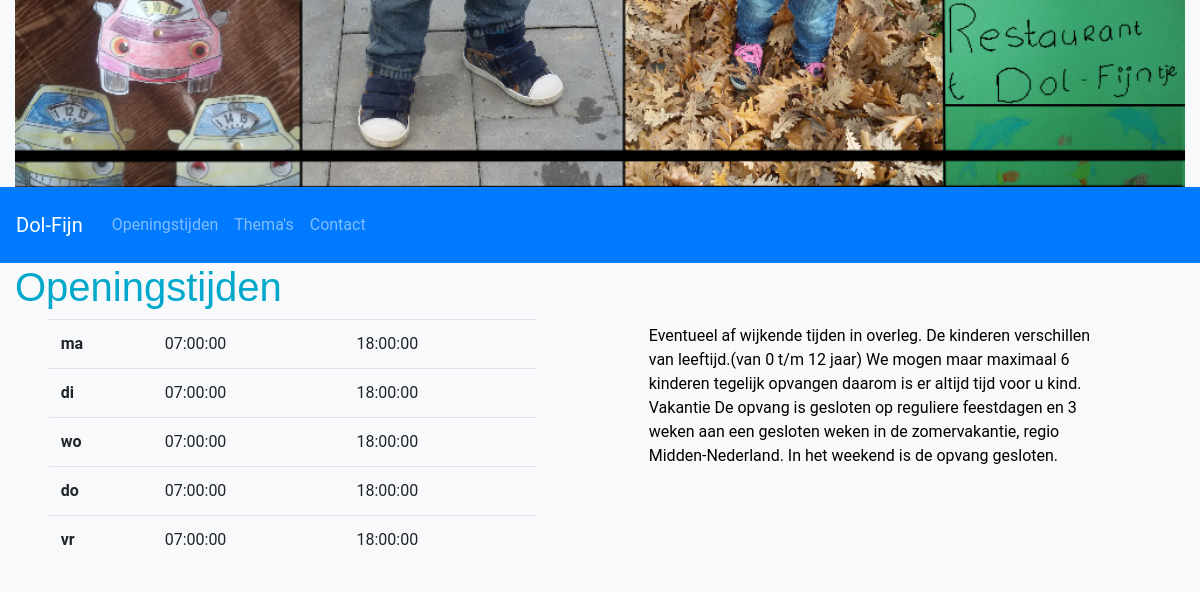
The app's page /gastouderopvang/dolfijnWebv2-php/Openingstijden/openingstijdenPage with its own data.
### tables this page shows
CREATE TABLE `openingstijden` (
  `openingstijden-id` int(11) NOT NULL,
  `dag` varchar(32) NOT NULL,
  `d` varchar(32) NOT NULL,
  `open` time NOT NULL,
  `dicht` time NOT NULL
);

CREATE TABLE `informatie` (
  `info-id` int(11) NOT NULL,
  `title` varchar(32) NOT NULL,
  `text` mediumtext NOT NULL
);

### controller/c.OpeningstijdenController.php (called while the page is built, shortened)
<?php
require_once "model/m.OpeningstijdenModel.php";
class OpeningstijdenController
{
  public function __construct()
  {
    $this->OpeningstijdenModel = new OpeningstijdenModel();
  }
  public function openingstijdenPage()
  {
    $datums = $this->OpeningstijdenModel->readDatums();
    $info = $this->OpeningstijdenModel->readInfo();
    include "view/openingstijden/openingstijden.php";
  }
}

### model/m.DataHandler.php (called while the page is built, shortened)
<?php
class DataHandler
{
  public function __construct($host, $dbdriver, $dbname, $username, $password)
  {
    $this->host = $host;
    $this->dbdriver = $dbdriver;
    $this->dbname = $dbname;
    $this->username = $username;
    $this->password = $password;
    try {
      $this->dbh = new PDO("$this->dbdriver:host=$this->host;dbname=$this->dbname", $this->username, $this->password);
      $this->dbh->setAttribute(PDO::ATTR_ERRMODE, PDO::ERRMODE_EXCEPTION);
      return true;
    } catch (PDOException $e) {
      echo "Connection with " . $this->dbdriver . " failed: " . $e->getMessage();
    }
  }
  public function readData($sql)
  {
    $sth = $this->dbh->query($sql)->fetch(PDO::FETCH_ASSOC);
    return $sth;
  }
  public function readsData($sql)
  {
    return $this->dbh->query($sql, PDO::FETCH_ASSOC);
  }
}

### model/m.OpeningstijdenModel.php (called while the page is built, shortened)
<?php
require_once "model/m.Datahandler.php";
class OpeningstijdenModel
{
  public function __construct()
  {
    $this->DataHandler = new DataHandler(databaseInfo[0], databaseInfo[1], databaseInfo[2], databaseInfo[3], databaseInfo[4]);
  }
  public function readDatums()
  {
    try{
    $sql = "SELECT * FROM `openingstijden`";
    $result = $this->DataHandler->readsData($sql);
    return $result;
    } catch(exception $e) {
      throw $e;
    }
  }
  public function readInfo()
  {
    try{
    $sql = "SELECT text FROM `informatie` WHERE `info-id` = 1";
    $result = $this->DataHandler->readData($sql);
    return $result;
    } catch(exception $e) {
      throw $e;
    }
  }
}

### view/openingstijden/openingstijden.php (the view, shortened to what this page needs)
<?php
require_once "view/navigatie/header.php";
?>
<h1 id="pageTitle">Openingstijden</h1>
<section class="col-12 row justify-content-around">
  <table class="table col-5">
    <?php
    foreach ($datums as $datum) {
      echo "<tr><th>" . $datum['d'] . "</th><td>" . $datum['open'] . "</td><td>" . $datum['dicht'] . "</td></tr>";
    }
    ?>
  </table>
  <div class="col-5">
    <?= $info['text'] ?>
  </div>
</section>

### assets/styling/style.css (style rules this page uses)
html, body { font-family: Roboto, Oxygen, Ubuntu, Cantarell, "Open Sans", "Helvetica Neue", sans-serif; color: #000000; background-color: #f8f9fa; }
h1 { font-family: Tahoma, sans-serif; color: #00a8cc; }
#pageTitle { padding-left: 15px; }
div { padding: 5px; }

### records on screen
openingstijden: d "ma", open "07:00:00", dicht "18:00:00"
openingstijden: d "di", open "07:00:00", dicht "18:00:00"
openingstijden: d "wo", open "07:00:00", dicht "18:00:00"
openingstijden: d "do", open "07:00:00", dicht "18:00:00"
openingstijden: d "vr", open "07:00:00", dicht "18:00:00"
informatie: text "Eventueel af wijkende tijden in overleg. De kinderen verschillen van leeftijd.(van 0 t/m 12 jaar) We mogen maar maximaal 6 kinderen tegelijk opvangen daarom is er altijd tijd voor u kind. Vakantie De opvang is gesloten op reguliere feestdagen en 3 weken aan een gesloten weken in de zomervakantie, regio Midden-Nederland. In het weekend is de opvang gesloten."
